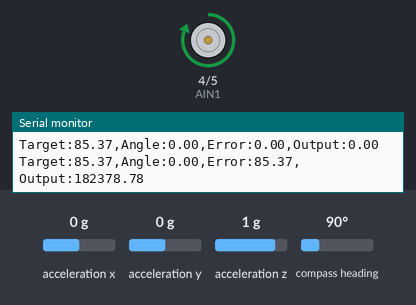
The sketch below on a simulated Arduino Uno, built with avr-gcc and run on an emulated ATmega328P. Parts: motor-driver pin pairs drawn as motors (green arrow = first pin HIGH = forward, orange = second pin HIGH = backward, longer = more drive), the last lines printed to the serial monitor. Inputs (shaded band) come from the test bench; at power-on: acceleration y 0 g, acceleration x 0 g, acceleration z 1 g, compass heading 90°.

Above: at 2.2 s.
2.3 s: acceleration y set to -0.2 g
5.3 s: acceleration x set to -0.4 g
At 5.7 s:
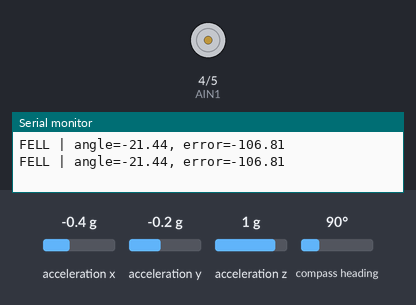
7.4 s: acceleration x set to 0.1 g
At 8.2 s:
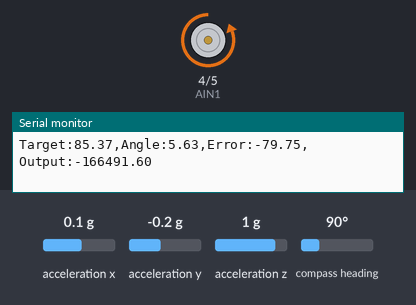
10.4 s: acceleration x set to -1.4 g
11.9 s: acceleration x set to 0 g
At 12.6 s:
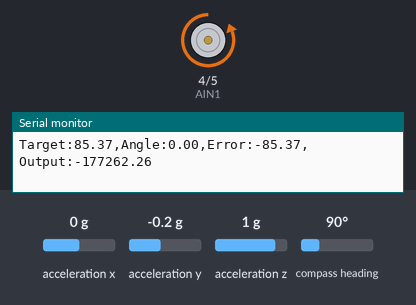
Timing chart, 0 to 15.9 s (numbered marks = the images above; inputs shaded):
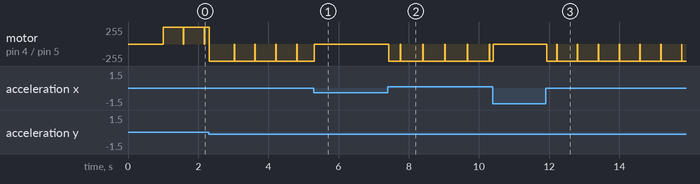

Measured:
- the behaviour switches between -0.2 and -0.3 g on acceleration x (found by bisection; images 0 and 1)
- after the input at 7.4 s, motor on pin 4 (AIN1) / pin 5 (AIN2): stopped → backward 255/255 at once, then repeats every 0.64 s: stopped 0.01 s, backward 255/255 0.62 s
- after the input at 11.9 s, motor on pin 4 (AIN1) / pin 5 (AIN2): stopped → backward 255/255 at once, then repeats every 0.59 s: stopped 0.01 s, backward 255/255 0.58 s
- by itself, motor on pin 4 (AIN1) / pin 5 (AIN2): alternates backward 255/255 for 0.58 s and stopped for 0.01 s

The sketch:

pid_balance.ino
```cpp
#include <Wire.h>
#include <Adafruit_Sensor.h>
#include <Adafruit_BNO055.h>

// --- Reaction Wheel Pins ---
const int AIN1 = 4;
const int AIN2 = 5;

const int PWM_MIN = 70;
const int PWM_MAX = 255;

// --- PID Tuning ---
// Tuning order: raise Kp until oscillation, back off 20%, add Kd to damp, tiny Ki last.
float Kp = 2000.0;
float Ki =  200.0;
float Kd =    2.0;

const float INTEGRAL_LIMIT  = 50.0;
const float FALL_THRESHOLD  = 100.0; // degrees — stop if tilted too far

float targetAngle   = 85.37; // balance point in degrees (tune this first)
float integral      = 0.0;
float previousError = 0.0;
unsigned long lastTime = 0;

Adafruit_BNO055 bno = Adafruit_BNO055(55, 0x28, &Wire);

void setup() {
  Serial.begin(115200);

  pinMode(AIN1, OUTPUT);
  pinMode(AIN2, OUTPUT);
  digitalWrite(AIN1, LOW);
  digitalWrite(AIN2, LOW);

  if (!bno.begin()) {
    Serial.println("BNO055 not found! Check wiring.");
    while (1);
  }
  bno.setExtCrystalUse(true);
  delay(1000);

  Serial.println("IMU ready. Starting PID...");
  lastTime = millis();
}

void loop() {
  unsigned long now = millis();
  float dt = (now - lastTime) / 1000.0f;
  lastTime = now;
  if (dt <= 0) dt = 0.01f;

  sensors_event_t orientationData;
  bno.getEvent(&orientationData, Adafruit_BNO055::VECTOR_EULER);
  float currentAngle = orientationData.orientation.y;
  float side         = orientationData.orientation.z;

  float error = targetAngle - currentAngle;
  if (side > 0) error *= -1;

  // Fall detection — stop and reset
  if (abs(error) > FALL_THRESHOLD) {
    driveMotor(0);
    integral = 0;
    previousError = 0;
    Serial.print("FELL | angle="); Serial.print(currentAngle);
    Serial.print(", error="); Serial.println(error);
    delay(300);
    return;
  }

  integral += error * dt;
  integral = constrain(integral, -INTEGRAL_LIMIT, INTEGRAL_LIMIT);

  float derivative = (error - previousError) / dt;

  // Anti-windup: reset integrator if it saturates
  if (abs(integral) > INTEGRAL_LIMIT - 0.1) {
    integral   = 0;
    derivative = 0;
    error      = 0;
  }

  previousError = error;
  float output = (Kp * error) + (Ki * integral) + (Kd * derivative);

  driveMotor(output);

  // Serial Plotter output
  Serial.print("Target:");  Serial.print(targetAngle);
  Serial.print(",Angle:");  Serial.print(currentAngle);
  Serial.print(",Error:");  Serial.print(error);
  Serial.print(",Output:"); Serial.println(output);

  delay(10); // 100 Hz
}

void driveMotor(float effort) {
  effort = constrain(effort, -50000.0f, 50000.0f);

  if (abs(effort) < 10) {
    digitalWrite(AIN1, LOW);
    digitalWrite(AIN2, LOW);
    return;
  }

  int pwmVal = map(abs(effort), 10, 50000, PWM_MIN, PWM_MAX);
  pwmVal = constrain(pwmVal, PWM_MIN, PWM_MAX);

  if (effort > 0) {
    analogWrite(AIN1, pwmVal);
    digitalWrite(AIN2, LOW);
  } else {
    digitalWrite(AIN1, LOW);
    analogWrite(AIN2, pwmVal);
  }
}
```
